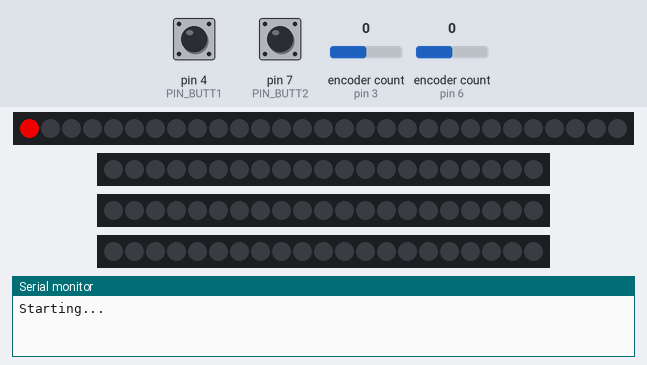
Recording of a sketch running on a simulated Arduino Uno, built with avr-gcc and run on an emulated ATmega328P. Parts: 29 RGB LEDs in strip order, left to right, 3 × 21 RGB LEDs in strip order, left to right, the last lines printed to the serial monitor. The test bench sets the inputs (shaded band); at power-on: pin 4 (PIN_BUTT1) HIGH, pin 7 (PIN_BUTT2) HIGH, encoder count (sensors on pin 3, pin 6) 0. Dim RGB values are drawn brighter than linear.

Above: at 1.1 s.
At 4.1 s:
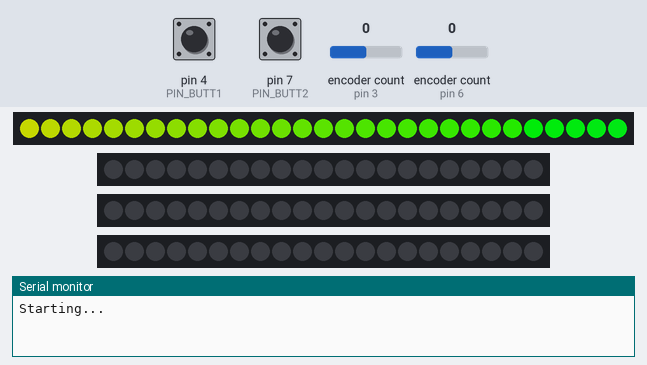
At 7.4 s:
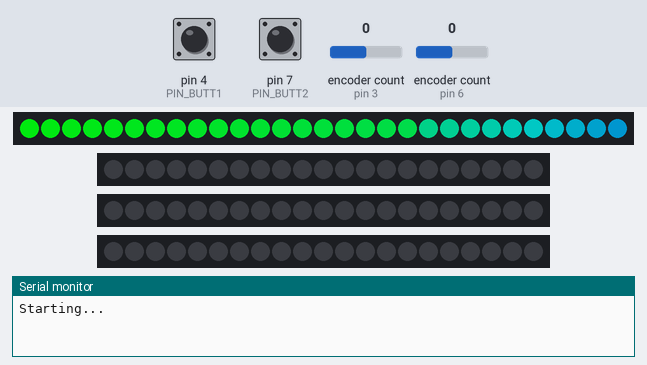
At 13.5 s:
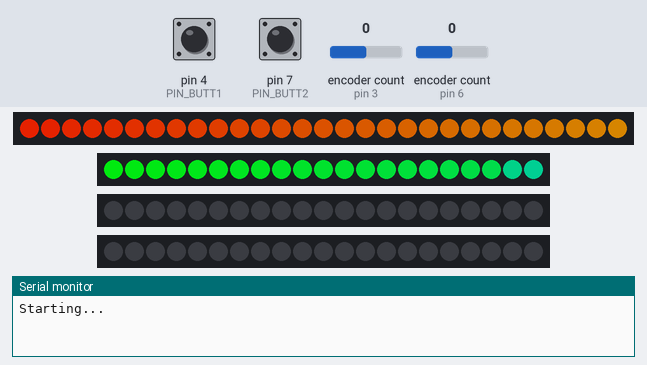
At 25.93 s:
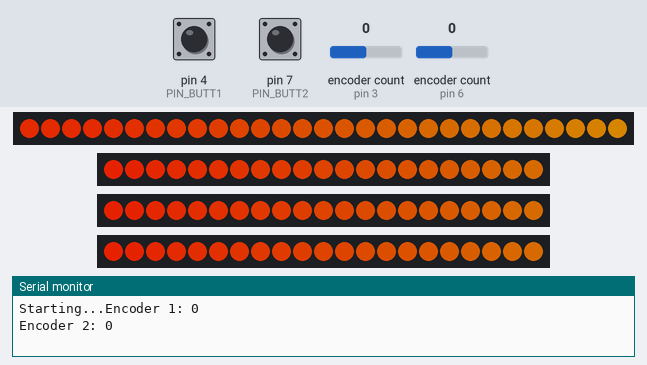
At 28.4 s:
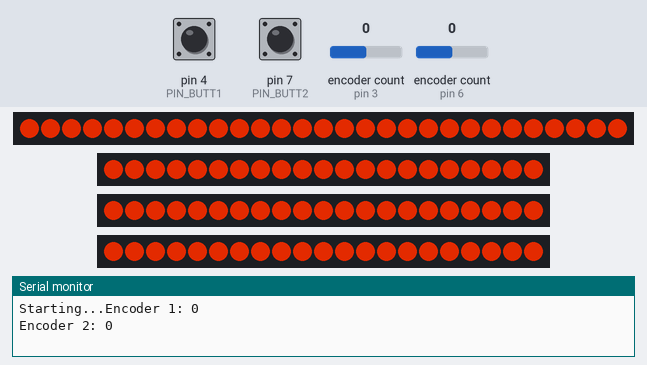

The sketch:

main.ino
```cpp
// Import libraries
#define FASTLED_INTERNAL
#include "FastLED.h"
#include <Encoder.h>

// ALL PINS
#define PIN_ENC_1_A 3
#define PIN_ENC_1_B 2
#define PIN_BUTT1   4

#define PIN_ENC_2_A 6
#define PIN_ENC_2_B 5
#define PIN_BUTT2   7

#define PIN_DASH    8
#define PIN_SEAT    9
#define PIN_F_DOOR  10
#define PIN_B_DOOR  11

// LED Quantities
#define NUM_DASH    29
#define NUM_SEAT    21
#define NUM_F_DOOR  21
#define NUM_B_DOOR  21

// LED Definitions
#define LED_TYPE    WS2812B
#define COLOR_ORDER GRB
CRGB dash[NUM_DASH];
CRGB seat[NUM_SEAT];
CRGB f_door[NUM_F_DOOR];
CRGB b_door[NUM_B_DOOR];

// Setup encoders
Encoder enc1(PIN_ENC_1_A, PIN_ENC_1_B);
Encoder enc2(PIN_ENC_2_A, PIN_ENC_2_B);

// Use these for current encoder/button behavior
long enc1Pos  = -999;
long enc2Pos  = -999;
bool butt1Pressed = false;
bool butt2Pressed = false;

unsigned long lastButt1 = 0;
unsigned long lastButt2 = 0;

// Starting color
#define START_COLOR 15
int lastHue = -1;
int lastVal = -1;
bool rainbowMode = false;

// Setup everything
void setup() {
    delay(1000);

    // Setup printing
    Serial.begin(115200);
    Serial.print("Starting...");

    // Setup LEDS
    FastLED.addLeds<LED_TYPE, PIN_DASH, COLOR_ORDER>(dash, NUM_DASH).setCorrection( TypicalLEDStrip );
    FastLED.addLeds<LED_TYPE, PIN_SEAT, COLOR_ORDER>(seat, NUM_SEAT).setCorrection( TypicalLEDStrip );
    FastLED.addLeds<LED_TYPE, PIN_F_DOOR, COLOR_ORDER>(f_door, NUM_F_DOOR).setCorrection( TypicalLEDStrip );
    FastLED.addLeds<LED_TYPE, PIN_B_DOOR, COLOR_ORDER>(b_door, NUM_B_DOOR).setCorrection( TypicalLEDStrip );
    FastLED.setBrightness (200);
    fill_rainbow(dash,   NUM_DASH,   1);
    fill_rainbow(seat,   NUM_SEAT,   1);
    fill_rainbow(f_door, NUM_F_DOOR, 1);
    fill_rainbow(b_door, NUM_B_DOOR, 1);
    FastLED.show();

    // Setup Encoder / button
    pinMode(PIN_BUTT1, INPUT_PULLUP);
    pinMode(PIN_BUTT2, INPUT_PULLUP);

    // TODO: Cool turn on sequence?
}

void updateSensors(){
    //  check encoder locations
    long newPosition = enc1.read();
    if (newPosition != enc1Pos) {
        Serial.print("Encoder 1: ");
        Serial.println(newPosition);
        enc1Pos = newPosition;
    }
    newPosition = enc2.read();
    if (newPosition != enc2Pos) {
        Serial.print("Encoder 2: ");
        Serial.println(newPosition);
        enc2Pos = newPosition;
    }

    // Check button click
    int btnState = digitalRead(PIN_BUTT1);
    if (btnState == LOW) {
        if (millis() - lastButt1 > 50) {
            Serial.println("Button 1 pressed!");
            butt1Pressed = true;
        }
        else {
            butt1Pressed = false;
        }
        lastButt1 = millis();
    }
    btnState = digitalRead(PIN_BUTT2);
    if (btnState == LOW) {
        if (millis() - lastButt2 > 50) {
            Serial.println("Button 2 pressed!");
            butt2Pressed = true;
        }
        else {
            butt2Pressed = false;
        }
        lastButt2 = millis();
    }
}

void fill_slow(CRGB* leds, int num, CHSV new_color, int wait){
    for(int i=0;i<num;i++){
        leds[i] = new_color;
        FastLED.show();
        delay(wait);
    }
}

void fill_rainbow(CRGB* leds, int num, int wait) {
    for (int j = 0; j < 255; j=j+5) {
        for (int i = 0; i < num; i++) {
            leds[i] = CHSV(i - (j * 2), 255, 255); /* The higher the value 4 the less fade there is and vice versa */
            FastLED.show();
            delay(wait); /* Change this to your hearts desire, the lower the value the faster your colors move (and vice versa) */
        }
    }
}

void loop() {
    // Updates the following variables for in enabling LEDS
    // enc1Pos
    // enc2Pos
    // butt1Pressed
    // butt2Pressed
    updateSensors();

    if(butt1Pressed){
        rainbowMode = !rainbowMode;
    }

    if(rainbowMode){
        fill_rainbow(dash,   NUM_DASH,   1);
        fill_rainbow(seat,   NUM_SEAT,   1);
        fill_rainbow(f_door, NUM_F_DOOR, 1);
        fill_rainbow(b_door, NUM_B_DOOR, 1);
    }
    else{
        int hue = enc1Pos % 255 + START_COLOR;
        int val = 255; //enc2Pos % 255;
        if(val < 0){
            val = 0;
        }
        else if(val > 255){
            val = 255;
        }
        if(hue != lastHue || val != lastVal){
            fill_slow( dash,   NUM_DASH,   CHSV(hue,255,val), 25 );
            fill_slow( seat,   NUM_SEAT, CHSV(hue,255,val), 25 );
            fill_slow( f_door, NUM_F_DOOR, CHSV(hue,255,val), 25 );
            fill_slow( b_door, NUM_B_DOOR, CHSV(hue,255,val), 25 );
            lastHue = hue;
            lastVal = val;
        }
    }

    FastLED.show();
}
```
